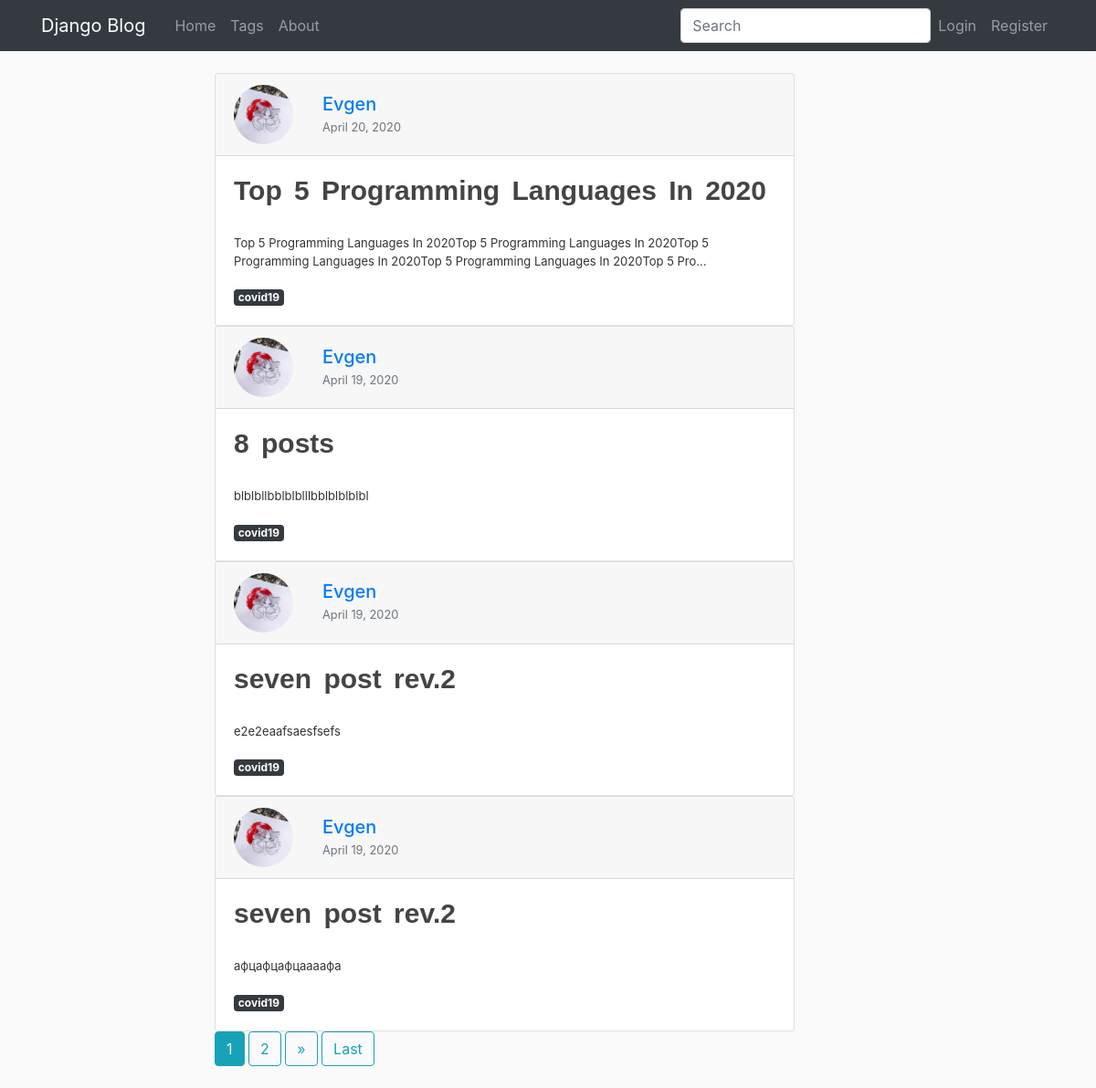
The page / on the database its author committed.
### blog/models.py (models this page shows, shortened)
class Post(models.Model):
    title = models.CharField(max_length=150, db_index=True)
    slug = models.SlugField(max_length=150, unique=True)
    content = models.TextField(blank=True, db_index=True)
    date_posted = models.DateTimeField(default=timezone.now)
    author = models.ForeignKey(User, on_delete=models.CASCADE)
    tags = models.ManyToManyField('Tag', blank=True, related_name='posts')

class Tag(models.Model):
    title = models.CharField(max_length=50)
    slug = models.SlugField(max_length=50, unique=True)

### users/models.py (models this page shows, shortened)
class Profile(models.Model):
    user = models.OneToOneField(User, on_delete=models.CASCADE)
    image = models.ImageField(default='default.jpg', upload_to='profile_pics')

### blog/views.py (the view)
# urls.py: path('', PostListView.as_view(), name='blog-home'),
class PostListView(ListView):
    model = Post
    template_name = 'blog/home.html'  # <app>/<model>_<viewtype>.html
    context_object_name = 'posts'
    ordering = ['-date_posted']
    paginate_by = 4

### blog/templates/blog/home.html (shortened to what this page needs)
{% extends "blog/base.html" %}
{% block content %}
{% load static %}
        {% for post in posts %}
            <div class="card gedf-card">
                <div class="card-header">
                    <div class="d-flex justify-content-between align-items-center">
                        <div class="d-flex justify-content-between align-items-center">
                            <div class="mr-2">
                                <img class="rounded-circle article-img" src="{{ post.author.profile.image.url }}">
                            </div>
                            <div class="ml-2">
                                <div class="h5 m-0">
                                    <a class="mr-2" href="{% url 'user-posts' post.author.username %}">
                                        {{ post.author }}
                                    </a>
                                </div>
                                <div class="h7 text-muted">
                                    <small class="text-muted">
                                        {{ post.date_posted|date:"F d, Y" }}
                                    </small>
                                </div>
                            </div>
                        </div>
                    </div>
                </div>
                <div class="card-body">
                        <h2>
                            <a class="article-title" href="{% url 'post-detail' post.id %}">
                                {{ post.title }}
                            </a>
                        </h2>
                        <p class="article-content">{{ post.content|truncatechars:150 }}</p>
                    <div>
                        {% for tag in post.tags.all %}
                            <a class="badge badge-dark" href="{% url 'tags-detail_url' tag.slug %}">
                                {{ tag.title }}
                            </a>
                        {% endfor %}
                    </div>
                </div>
            </div>
        {% endfor %}
        {% if is_paginated %}
        {% for num in page_obj.paginator.page_range %}
            {% if page_obj.number == num %}
                <a class="btn btn-info mb-4" href="?page={{ num }}">{{ num }}</a>
            {% elif num > page_obj.number|add:'-3' and num < page_obj.number|add:'3' %}
                <a class="btn btn-outline-info mb-4" href="?page={{ num }}">{{ num }}</a>
            {% endif %}
        {% endfor %}
        {% if page_obj.has_next %}
            <a class="btn btn-outline-info mb-4" href="?page={{ page_obj.next_page_number }}">
                 <span aria-hidden="true">»</span>
            </a>
            <a class="btn btn-outline-info mb-4" href="?page={{ page_obj.paginator.num_pages }}">Last</a>
        {% endif %}
    {% endif %}
{% endblock %}

### blog/templates/blog/base.html (shortened to what this page needs)
{% load static %}
<!DOCTYPE html>
<html>
<head>
    <link rel="stylesheet" href="https://maxcdn.bootstrapcdn.com/bootstrap/4.0.0/css/bootstrap.min.css"
>
    <link rel="stylesheet" type="text/css" href="{% static 'blog/main.css' %}">
</head>
<body>
<header class="site-header">
    <nav class="navbar navbar-expand-md navbar-dark bg-dark bg-steel fixed-top">
        <div class="container">
            <a class="navbar-brand mr-4" href="{% url 'blog-home' %}">Django Blog</a>
            <div class="collapse navbar-collapse" id="navbarToggle">
                <div class="navbar-nav mr-auto">
                    <a class="nav-item nav-link" href="{% url 'blog-home' %}">
                        Home
                    </a>
                    <a class="nav-item nav-link" href="{% url 'tag-home' %}">Tags</a>
                    <a class="nav-item nav-link" href="{% url 'blog-about' %}">About</a>
                </div>
                <form class="navbar-form navbar-right" action="{% url 'search-results' %}">
                    <input class="form-control col-lg-12" type="search" placeholder="Search" aria-label="Search" name="search">
                </form>
                <div class="navbar-nav">
                    {% if user.is_authenticated %}
                        <a class="nav-item nav-link" href="{% url 'post-create' %}">New Post</a>
                        <a class="nav-item nav-link" href="{% url 'profile' %}">Profile</a>
                        <a class="nav-item nav-link" href="{% url 'logout' %}">Logout</a>
                    {% else %}
                        <a class="nav-item nav-link" href="{% url 'login' %}">Login</a>
                        <a class="nav-item nav-link" href="{% url 'register' %}">Register</a>
                    {% endif %}
                </div>
            </div>
        </div>
    </nav>
</header>
<main role="main" class="container">
    <div class="row">
        <div class="col-md-2">
        </div>
        <div class="col-md-7">
            {% block content %}{% endblock %}
        </div>
    </div>
</main>
</body>
</html>

### blog/static/blog/main.css (style rules this page uses)
body { background: #fafafa; color: #333333; margin-top: 5rem; }
h1, h2, h3, h4, h5, h6 { color: #444444; }
.bg-steel { background-color: #050505; }
.article-title { color: #444444; }
.article-content { white-space: pre-line; }
.article-img { height: 65px; width: 65px; margin-right: 16px; }
h2 { color: #4C4C4C; word-spacing: 5px; font-size: 30px; font-weight: 700; margin-bottom:30px; font-family: 'Raleway', sans-serif; }
p { font-size:13px; }

### rows shown on the page
Post: author.profile.image (picture), author "Evgen", date_posted "April 20, 2020", title "Top 5 Programming Languages In 2020", content "Top 5 Programming Languages In 2020Top 5 Programming Languages In 2020Top 5 Programming Languages In 2020Top 5 Programming Languages In 2020Top 5 Pro…"
Tag: title "covid19"
Post: author.profile.image (picture), author "Evgen", date_posted "April 19, 2020", title "8 posts", content "blblbllbblblblllbblblblblbl"
Post: author.profile.image (picture), author "Evgen", date_posted "April 19, 2020", title "seven post rev.2", content "e2e2eaafsaesfsefs"
Post: author.profile.image (picture), author "Evgen", date_posted "April 19, 2020", title "seven post rev.2", content "афцафцафцаааафа"

### other values the page prints
{{ num }} "1"
{{ num }} "2"
